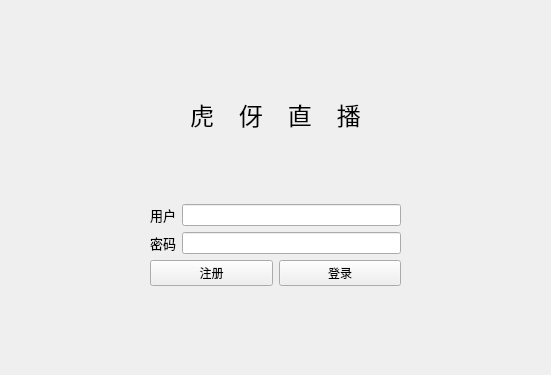
<?xml version="1.0" encoding="UTF-8"?>
<ui version="4.0">
 <class>LoginWidget</class>
 <widget class="QWidget" name="LoginWidget">
  <property name="geometry">
   <rect>
    <x>0</x>
    <y>0</y>
    <width>551</width>
    <height>375</height>
   </rect>
  </property>
  <property name="windowTitle">
   <string>登录界面</string>
  </property>
  <property name="styleSheet">
   <string notr="true"/>
  </property>
  <layout class="QGridLayout" name="gridLayout">
   <item row="0" column="0">
    <layout class="QVBoxLayout" name="verticalLayout_2">
     <property name="bottomMargin">
      <number>50</number>
     </property>
     <item>
      <spacer name="horizontalSpacer_2">
       <property name="orientation">
        <enum>Qt::Horizontal</enum>
       </property>
       <property name="sizeHint" stdset="0">
        <size>
         <width>222</width>
         <height>20</height>
        </size>
       </property>
      </spacer>
     </item>
     <item>
      <layout class="QHBoxLayout" name="horizontalLayout_5">
       <item>
        <spacer name="horizontalSpacer_3">
         <property name="orientation">
          <enum>Qt::Horizontal</enum>
         </property>
         <property name="sizeHint" stdset="0">
          <size>
           <width>40</width>
           <height>20</height>
          </size>
         </property>
        </spacer>
       </item>
       <item>
        <layout class="QVBoxLayout" name="verticalLayout">
         <item>
          <layout class="QHBoxLayout" name="horizontalLayout_4">
           <item>
            <spacer name="horizontalSpacer_5">
             <property name="orientation">
              <enum>Qt::Horizontal</enum>
             </property>
             <property name="sizeHint" stdset="0">
              <size>
               <width>40</width>
               <height>20</height>
              </size>
             </property>
            </spacer>
           </item>
           <item>
            <widget class="QLabel" name="label">
             <property name="minimumSize">
              <size>
               <width>0</width>
               <height>0</height>
              </size>
             </property>
             <property name="maximumSize">
              <size>
               <width>16777215</width>
               <height>300</height>
              </size>
             </property>
             <property name="font">
              <font>
               <family>Agency FB</family>
               <pointsize>18</pointsize>
              </font>
             </property>
             <property name="text">
              <string>虎    伢    直    播</string>
             </property>
            </widget>
           </item>
           <item>
            <spacer name="horizontalSpacer_6">
             <property name="orientation">
              <enum>Qt::Horizontal</enum>
             </property>
             <property name="sizeHint" stdset="0">
              <size>
               <width>40</width>
               <height>20</height>
              </size>
             </property>
            </spacer>
           </item>
          </layout>
         </item>
         <item>
          <layout class="QHBoxLayout" name="horizontalLayout">
           <item>
            <widget class="QLabel" name="lbUsername">
             <property name="font">
              <font>
               <family>Agency FB</family>
               <pointsize>10</pointsize>
              </font>
             </property>
             <property name="text">
              <string>用户</string>
             </property>
            </widget>
           </item>
           <item>
            <widget class="QLineEdit" name="leUsername"/>
           </item>
          </layout>
         </item>
         <item>
          <layout class="QHBoxLayout" name="horizontalLayout_2">
           <item>
            <widget class="QLabel" name="lbPassword">
             <property name="font">
              <font>
               <family>Agency FB</family>
               <pointsize>10</pointsize>
              </font>
             </property>
             <property name="text">
              <string>密码</string>
             </property>
            </widget>
           </item>
           <item>
            <widget class="QLineEdit" name="lePassword">
             <property name="maximumSize">
              <size>
               <width>16777215</width>
               <height>16777215</height>
              </size>
             </property>
             <property name="text">
              <string/>
             </property>
             <property name="echoMode">
              <enum>QLineEdit::Password</enum>
             </property>
            </widget>
           </item>
          </layout>
         </item>
         <item>
          <layout class="QHBoxLayout" name="horizontalLayout_3">
           <item>
            <widget class="QPushButton" name="btnRegister">
             <property name="styleSheet">
              <string notr="true">border-image: url();</string>
             </property>
             <property name="text">
              <string>注册</string>
             </property>
            </widget>
           </item>
           <item>
            <widget class="QPushButton" name="btnLogin">
             <property name="styleSheet">
              <string notr="true">border-image: url();</string>
             </property>
             <property name="text">
              <string>登录</string>
             </property>
            </widget>
           </item>
          </layout>
         </item>
        </layout>
       </item>
       <item>
        <spacer name="horizontalSpacer_4">
         <property name="orientation">
          <enum>Qt::Horizontal</enum>
         </property>
         <property name="sizeHint" stdset="0">
          <size>
           <width>40</width>
           <height>20</height>
          </size>
         </property>
        </spacer>
       </item>
      </layout>
     </item>
     <item>
      <spacer name="horizontalSpacer">
       <property name="orientation">
        <enum>Qt::Horizontal</enum>
       </property>
       <property name="sizeHint" stdset="0">
        <size>
         <width>388</width>
         <height>28</height>
        </size>
       </property>
      </spacer>
     </item>
    </layout>
   </item>
  </layout>
 </widget>
 <resources/>
 <connections/>
</ui>
